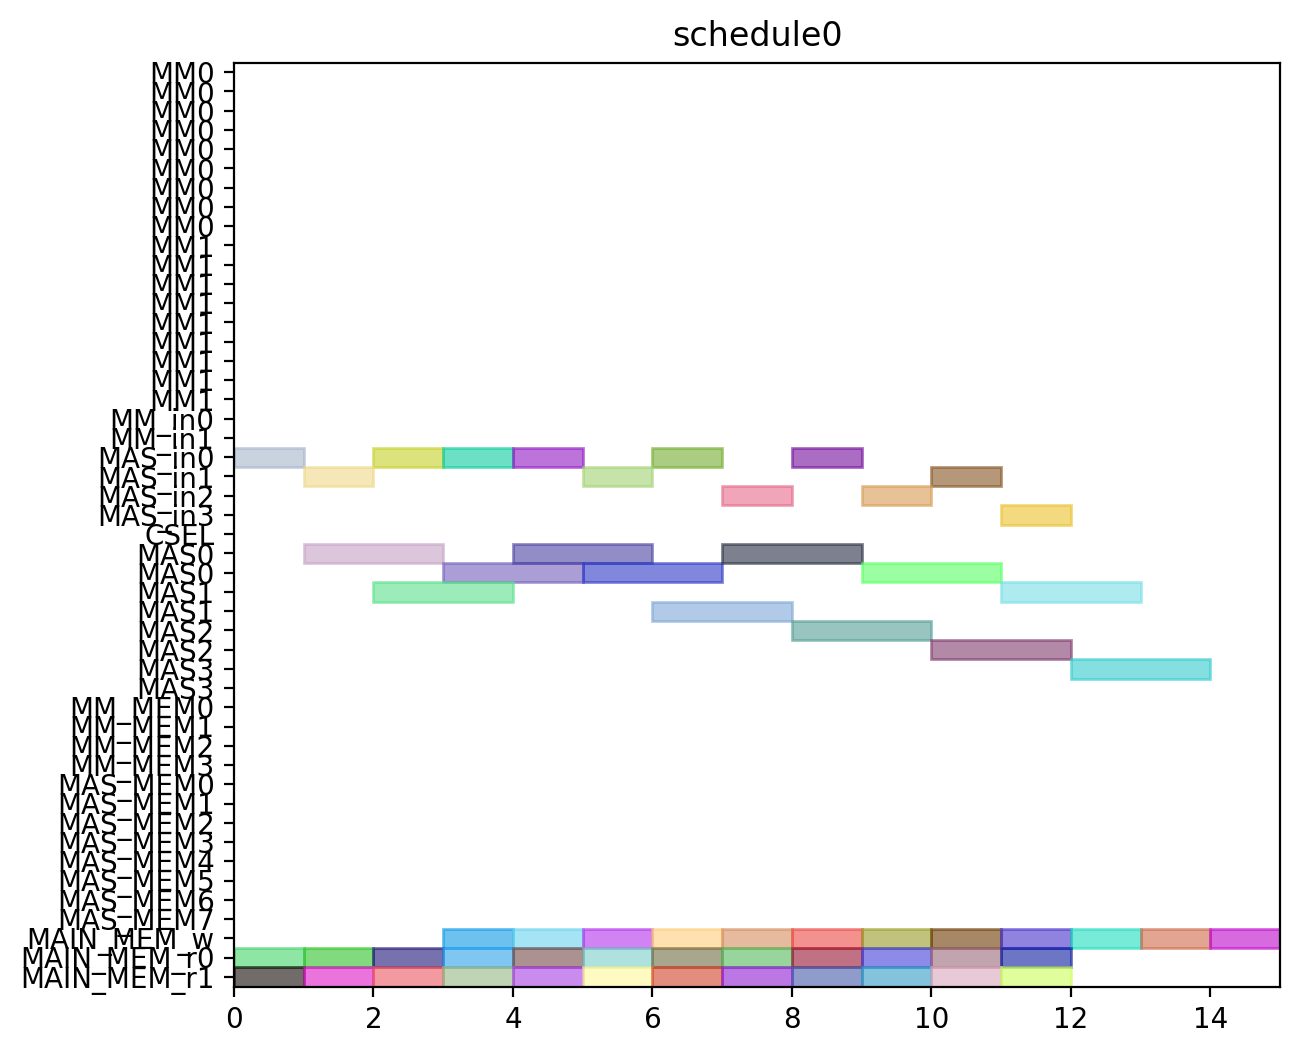

Python code for this plot:
from pyschedule import Scenario, solvers, plotters, alt


def solve():
	horizon = 120
	S = Scenario("schedule0", horizon=horizon)

	# resource
	MM = S.Resources('MM', num=2, size=9)
	MM_in = S.Resources('MM_in', num=2)
	MAS_in = S.Resources('MAS_in', num=4)
	CSEL = S.Resource('CSEL')
	MAS = S.Resources('MAS', num=4, size=2, periods=range(1, horizon))
	MM_MEM = S.Resources('MM_MEM', num=4)
	MAS_MEM = S.Resources('MAS_MEM', num=8)
	MAIN_MEM_w = S.Resource('MAIN_MEM_w', size=1)
	MAIN_MEM_r = S.Resources('MAIN_MEM_r', num=2)

	# result of previous scheduling

	# new tasks
	c000 = S.Task('c000', length=2, delay_cost=1)
	c000 += alt(MAS)
	c000_in = S.Task('c000_in', length=1, delay_cost=1)
	c000_in += alt(MAS_in)
	S += c000_in*MAS_in[0]<=c000*MAS[0]

	S += c000_in*MAS_in[1]<=c000*MAS[1]

	S += c000_in*MAS_in[2]<=c000*MAS[2]

	S += c000_in*MAS_in[3]<=c000*MAS[3]

	S += 0<c000

	c000_w = S.Task('c000_w', length=1, delay_cost=1)
	c000_w += alt(MAIN_MEM_w)
	S += c000 <= c000_w

	c000_mem0 = S.Task('c000_mem0', length=1, delay_cost=1)
	c000_mem0 += MAIN_MEM_r[0]
	S += c000_mem0 <= c000

	c000_mem1 = S.Task('c000_mem1', length=1, delay_cost=1)
	c000_mem1 += MAIN_MEM_r[1]
	S += c000_mem1 <= c000

	c001 = S.Task('c001', length=2, delay_cost=1)
	c001 += alt(MAS)
	c001_in = S.Task('c001_in', length=1, delay_cost=1)
	c001_in += alt(MAS_in)
	S += c001_in*MAS_in[0]<=c001*MAS[0]

	S += c001_in*MAS_in[1]<=c001*MAS[1]

	S += c001_in*MAS_in[2]<=c001*MAS[2]

	S += c001_in*MAS_in[3]<=c001*MAS[3]

	S += 0<c001

	c001_w = S.Task('c001_w', length=1, delay_cost=1)
	c001_w += alt(MAIN_MEM_w)
	S += c001 <= c001_w

	c001_mem0 = S.Task('c001_mem0', length=1, delay_cost=1)
	c001_mem0 += MAIN_MEM_r[0]
	S += c001_mem0 <= c001

	c001_mem1 = S.Task('c001_mem1', length=1, delay_cost=1)
	c001_mem1 += MAIN_MEM_r[1]
	S += c001_mem1 <= c001

	c010 = S.Task('c010', length=2, delay_cost=1)
	c010 += alt(MAS)
	c010_in = S.Task('c010_in', length=1, delay_cost=1)
	c010_in += alt(MAS_in)
	S += c010_in*MAS_in[0]<=c010*MAS[0]

	S += c010_in*MAS_in[1]<=c010*MAS[1]

	S += c010_in*MAS_in[2]<=c010*MAS[2]

	S += c010_in*MAS_in[3]<=c010*MAS[3]

	S += 0<c010

	c010_w = S.Task('c010_w', length=1, delay_cost=1)
	c010_w += alt(MAIN_MEM_w)
	S += c010 <= c010_w

	c010_mem0 = S.Task('c010_mem0', length=1, delay_cost=1)
	c010_mem0 += MAIN_MEM_r[0]
	S += c010_mem0 <= c010

	c010_mem1 = S.Task('c010_mem1', length=1, delay_cost=1)
	c010_mem1 += MAIN_MEM_r[1]
	S += c010_mem1 <= c010

	c011 = S.Task('c011', length=2, delay_cost=1)
	c011 += alt(MAS)
	c011_in = S.Task('c011_in', length=1, delay_cost=1)
	c011_in += alt(MAS_in)
	S += c011_in*MAS_in[0]<=c011*MAS[0]

	S += c011_in*MAS_in[1]<=c011*MAS[1]

	S += c011_in*MAS_in[2]<=c011*MAS[2]

	S += c011_in*MAS_in[3]<=c011*MAS[3]

	S += 0<c011

	c011_w = S.Task('c011_w', length=1, delay_cost=1)
	c011_w += alt(MAIN_MEM_w)
	S += c011 <= c011_w

	c011_mem0 = S.Task('c011_mem0', length=1, delay_cost=1)
	c011_mem0 += MAIN_MEM_r[0]
	S += c011_mem0 <= c011

	c011_mem1 = S.Task('c011_mem1', length=1, delay_cost=1)
	c011_mem1 += MAIN_MEM_r[1]
	S += c011_mem1 <= c011

	c100 = S.Task('c100', length=2, delay_cost=1)
	c100 += alt(MAS)
	c100_in = S.Task('c100_in', length=1, delay_cost=1)
	c100_in += alt(MAS_in)
	S += c100_in*MAS_in[0]<=c100*MAS[0]

	S += c100_in*MAS_in[1]<=c100*MAS[1]

	S += c100_in*MAS_in[2]<=c100*MAS[2]

	S += c100_in*MAS_in[3]<=c100*MAS[3]

	S += 0<c100

	c100_w = S.Task('c100_w', length=1, delay_cost=1)
	c100_w += alt(MAIN_MEM_w)
	S += c100 <= c100_w

	c100_mem0 = S.Task('c100_mem0', length=1, delay_cost=1)
	c100_mem0 += MAIN_MEM_r[0]
	S += c100_mem0 <= c100

	c100_mem1 = S.Task('c100_mem1', length=1, delay_cost=1)
	c100_mem1 += MAIN_MEM_r[1]
	S += c100_mem1 <= c100

	c101 = S.Task('c101', length=2, delay_cost=1)
	c101 += alt(MAS)
	c101_in = S.Task('c101_in', length=1, delay_cost=1)
	c101_in += alt(MAS_in)
	S += c101_in*MAS_in[0]<=c101*MAS[0]

	S += c101_in*MAS_in[1]<=c101*MAS[1]

	S += c101_in*MAS_in[2]<=c101*MAS[2]

	S += c101_in*MAS_in[3]<=c101*MAS[3]

	S += 0<c101

	c101_w = S.Task('c101_w', length=1, delay_cost=1)
	c101_w += alt(MAIN_MEM_w)
	S += c101 <= c101_w

	c101_mem0 = S.Task('c101_mem0', length=1, delay_cost=1)
	c101_mem0 += MAIN_MEM_r[0]
	S += c101_mem0 <= c101

	c101_mem1 = S.Task('c101_mem1', length=1, delay_cost=1)
	c101_mem1 += MAIN_MEM_r[1]
	S += c101_mem1 <= c101

	c110 = S.Task('c110', length=2, delay_cost=1)
	c110 += alt(MAS)
	c110_in = S.Task('c110_in', length=1, delay_cost=1)
	c110_in += alt(MAS_in)
	S += c110_in*MAS_in[0]<=c110*MAS[0]

	S += c110_in*MAS_in[1]<=c110*MAS[1]

	S += c110_in*MAS_in[2]<=c110*MAS[2]

	S += c110_in*MAS_in[3]<=c110*MAS[3]

	S += 0<c110

	c110_w = S.Task('c110_w', length=1, delay_cost=1)
	c110_w += alt(MAIN_MEM_w)
	S += c110 <= c110_w

	c110_mem0 = S.Task('c110_mem0', length=1, delay_cost=1)
	c110_mem0 += MAIN_MEM_r[0]
	S += c110_mem0 <= c110

	c110_mem1 = S.Task('c110_mem1', length=1, delay_cost=1)
	c110_mem1 += MAIN_MEM_r[1]
	S += c110_mem1 <= c110

	c111 = S.Task('c111', length=2, delay_cost=1)
	c111 += alt(MAS)
	c111_in = S.Task('c111_in', length=1, delay_cost=1)
	c111_in += alt(MAS_in)
	S += c111_in*MAS_in[0]<=c111*MAS[0]

	S += c111_in*MAS_in[1]<=c111*MAS[1]

	S += c111_in*MAS_in[2]<=c111*MAS[2]

	S += c111_in*MAS_in[3]<=c111*MAS[3]

	S += 0<c111

	c111_w = S.Task('c111_w', length=1, delay_cost=1)
	c111_w += alt(MAIN_MEM_w)
	S += c111 <= c111_w

	c111_mem0 = S.Task('c111_mem0', length=1, delay_cost=1)
	c111_mem0 += MAIN_MEM_r[0]
	S += c111_mem0 <= c111

	c111_mem1 = S.Task('c111_mem1', length=1, delay_cost=1)
	c111_mem1 += MAIN_MEM_r[1]
	S += c111_mem1 <= c111

	c200 = S.Task('c200', length=2, delay_cost=1)
	c200 += alt(MAS)
	c200_in = S.Task('c200_in', length=1, delay_cost=1)
	c200_in += alt(MAS_in)
	S += c200_in*MAS_in[0]<=c200*MAS[0]

	S += c200_in*MAS_in[1]<=c200*MAS[1]

	S += c200_in*MAS_in[2]<=c200*MAS[2]

	S += c200_in*MAS_in[3]<=c200*MAS[3]

	S += 0<c200

	c200_w = S.Task('c200_w', length=1, delay_cost=1)
	c200_w += alt(MAIN_MEM_w)
	S += c200 <= c200_w

	c200_mem0 = S.Task('c200_mem0', length=1, delay_cost=1)
	c200_mem0 += MAIN_MEM_r[0]
	S += c200_mem0 <= c200

	c200_mem1 = S.Task('c200_mem1', length=1, delay_cost=1)
	c200_mem1 += MAIN_MEM_r[1]
	S += c200_mem1 <= c200

	c201 = S.Task('c201', length=2, delay_cost=1)
	c201 += alt(MAS)
	c201_in = S.Task('c201_in', length=1, delay_cost=1)
	c201_in += alt(MAS_in)
	S += c201_in*MAS_in[0]<=c201*MAS[0]

	S += c201_in*MAS_in[1]<=c201*MAS[1]

	S += c201_in*MAS_in[2]<=c201*MAS[2]

	S += c201_in*MAS_in[3]<=c201*MAS[3]

	S += 0<c201

	c201_w = S.Task('c201_w', length=1, delay_cost=1)
	c201_w += alt(MAIN_MEM_w)
	S += c201 <= c201_w

	c201_mem0 = S.Task('c201_mem0', length=1, delay_cost=1)
	c201_mem0 += MAIN_MEM_r[0]
	S += c201_mem0 <= c201

	c201_mem1 = S.Task('c201_mem1', length=1, delay_cost=1)
	c201_mem1 += MAIN_MEM_r[1]
	S += c201_mem1 <= c201

	c210 = S.Task('c210', length=2, delay_cost=1)
	c210 += alt(MAS)
	c210_in = S.Task('c210_in', length=1, delay_cost=1)
	c210_in += alt(MAS_in)
	S += c210_in*MAS_in[0]<=c210*MAS[0]

	S += c210_in*MAS_in[1]<=c210*MAS[1]

	S += c210_in*MAS_in[2]<=c210*MAS[2]

	S += c210_in*MAS_in[3]<=c210*MAS[3]

	S += 0<c210

	c210_w = S.Task('c210_w', length=1, delay_cost=1)
	c210_w += alt(MAIN_MEM_w)
	S += c210 <= c210_w

	c210_mem0 = S.Task('c210_mem0', length=1, delay_cost=1)
	c210_mem0 += MAIN_MEM_r[0]
	S += c210_mem0 <= c210

	c210_mem1 = S.Task('c210_mem1', length=1, delay_cost=1)
	c210_mem1 += MAIN_MEM_r[1]
	S += c210_mem1 <= c210

	c211 = S.Task('c211', length=2, delay_cost=1)
	c211 += alt(MAS)
	c211_in = S.Task('c211_in', length=1, delay_cost=1)
	c211_in += alt(MAS_in)
	S += c211_in*MAS_in[0]<=c211*MAS[0]

	S += c211_in*MAS_in[1]<=c211*MAS[1]

	S += c211_in*MAS_in[2]<=c211*MAS[2]

	S += c211_in*MAS_in[3]<=c211*MAS[3]

	S += 0<c211

	c211_w = S.Task('c211_w', length=1, delay_cost=1)
	c211_w += alt(MAIN_MEM_w)
	S += c211 <= c211_w

	c211_mem0 = S.Task('c211_mem0', length=1, delay_cost=1)
	c211_mem0 += MAIN_MEM_r[0]
	S += c211_mem0 <= c211

	c211_mem1 = S.Task('c211_mem1', length=1, delay_cost=1)
	c211_mem1 += MAIN_MEM_r[1]
	S += c211_mem1 <= c211

	solvers.mip.solve(S,msg=1,kind='CPLEX',ratio_gap=1.01)

	solution = [['hoge']*len(S.solution()[1]) for i in range(len(S.solution()))]
	for i in range(len(S.solution())):
		for j in range(len(S.solution()[i])):
			solution[i][j]=str(S.solution()[i][j])
	print(solution)

	cycles = int(solution[-1][3])

	pic_file_name = "/mnt/rose/usr1/fukuda/ABE/multiRAM_multiMAS_16mux/scheduling_result/stage9MM2_stage2MAS4/CONJ/schedule0.png"
	if(S.solution() != []):
		plotters.matplotlib.plot(S,img_filename=pic_file_name, show_task_labels=False, fig_size=(cycles*0.25+3, 6))

	return solution
